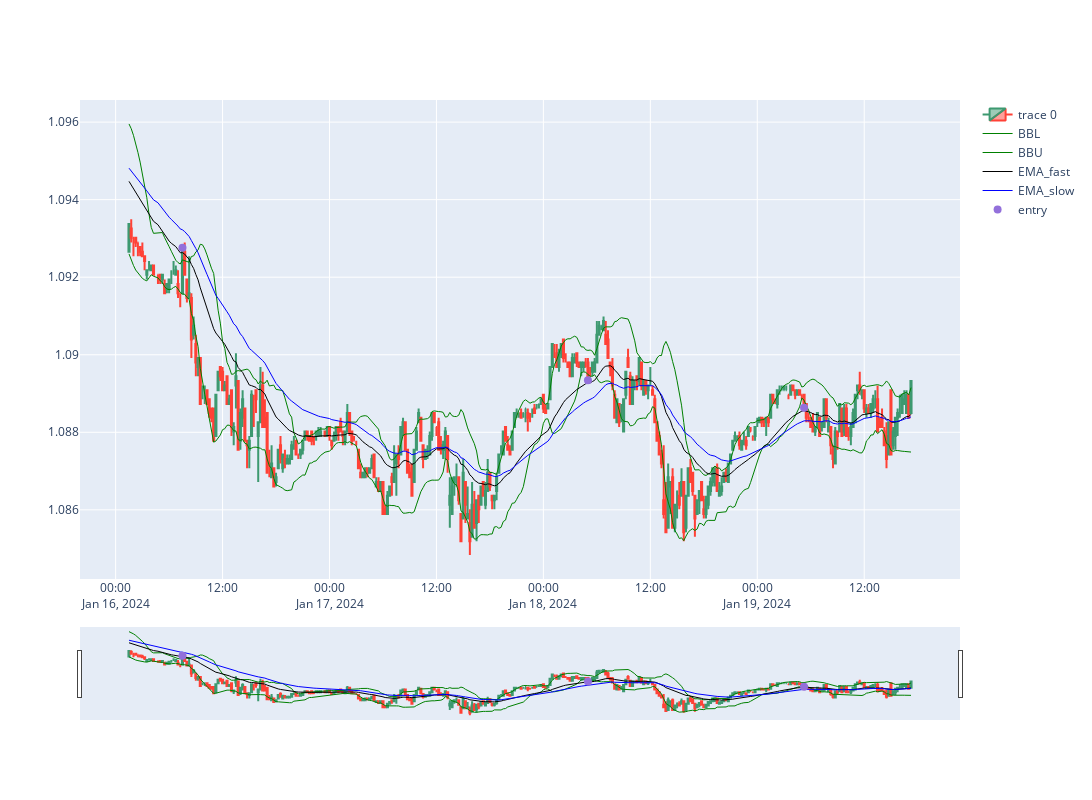

The notebook cell this image was saved under:
### Code cell
import plotly.graph_objects as go
from plotly.subplots import make_subplots
from datetime import datetime
st=100
dfpl = df[st:st+350]
#dfpl.reset_index(inplace=True)
fig = go.Figure(data=[go.Candlestick(x=dfpl.index,
                open=dfpl['Open'],
                high=dfpl['High'],
                low=dfpl['Low'],
                close=dfpl['Close']),

                go.Scatter(x=dfpl.index, y=dfpl['BBL_15_1.5'], 
                           line=dict(color='green', width=1), 
                           name="BBL"),
                go.Scatter(x=dfpl.index, y=dfpl['BBU_15_1.5'], 
                           line=dict(color='green', width=1), 
                           name="BBU"),
                go.Scatter(x=dfpl.index, y=dfpl['EMA_fast'], 
                           line=dict(color='black', width=1), 
                           name="EMA_fast"),
                go.Scatter(x=dfpl.index, y=dfpl['EMA_slow'], 
                           line=dict(color='blue', width=1), 
                           name="EMA_slow")])

fig.add_scatter(x=dfpl.index, y=dfpl['pointpos'], mode="markers",
                marker=dict(size=8, color="MediumPurple"),
                name="entry")
fig.update_layout(width=1200, height=800)
fig.show()

### Figure 1 — Plotly figure (JSON) as saved in the notebook; plotly's stock layout.template omitted (floating-point values rounded to 4 significant figures; data arrays with more than 128 entries replaced by an {"elided": "..."} marker saying what was removed)
{"data": [{"close": {"elided": "350 float values"}, "high": {"elided": "350 float values"}, "low": {"elided": "350 float values"}, "open": {"elided": "350 float values"}, "type": "candlestick", "x": {"elided": "350 str values"}}, {"line": {"color": "green", "width": 1}, "name": "BBL", "type": "scatter", "x": {"elided": "350 str values"}, "y": {"elided": "350 float values"}}, {"line": {"color": "green", "width": 1}, "name": "BBU", "type": "scatter", "x": {"elided": "350 str values"}, "y": {"elided": "350 float values"}}, {"line": {"color": "black", "width": 1}, "name": "EMA_fast", "type": "scatter", "x": {"elided": "350 str values"}, "y": {"elided": "350 float values"}}, {"line": {"color": "blue", "width": 1}, "name": "EMA_slow", "type": "scatter", "x": {"elided": "350 str values"}, "y": {"elided": "350 float values"}}, {"marker": {"color": "MediumPurple", "size": 8}, "mode": "markers", "name": "entry", "type": "scatter", "x": {"elided": "350 str values"}, "y": {"elided": "350 float values"}}], "layout": {"height": 800, "width": 1200}}
